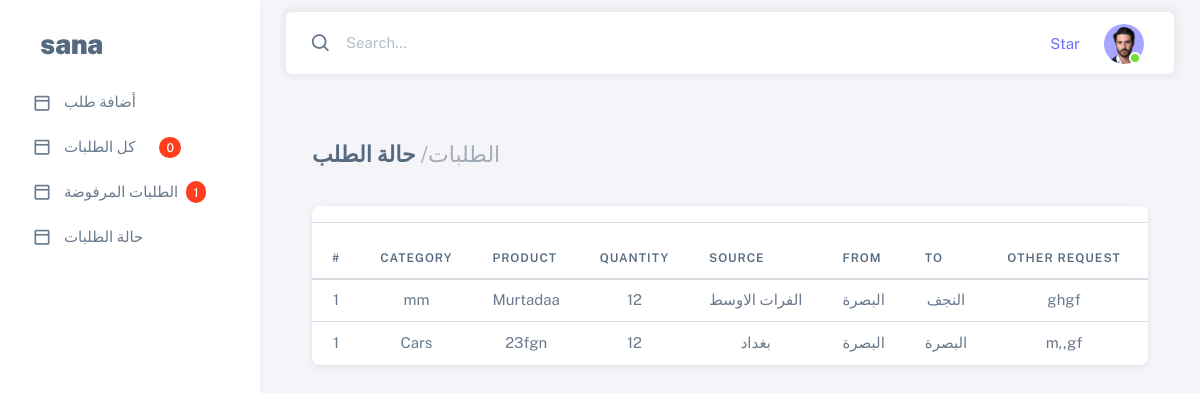
Screenshot of /coordinator/request_details.php?request=193 (signed in) with the database file from the repository.
### tables this page shows
CREATE TABLE `request` (
  `id` int(11) NOT NULL,
  `customer_name` varchar(150) NOT NULL,
  `coust_id` int(11) NOT NULL,
  `invo_id` int(11) NOT NULL,
  `category_id` int(11) NOT NULL,
  `product_id` int(11) NOT NULL,
  `quantity` int(11) NOT NULL,
  `source` varchar(150) NOT NULL,
  `req_from` varchar(200) NOT NULL,
  `req_to` varchar(200) NOT NULL,
  `other` varchar(250) NOT NULL,
  `coordinates` varchar(250) NOT NULL,
  `order_number` int(11) NOT NULL,
  `project_type` varchar(50) NOT NULL,
  `statues` tinyint(4) NOT NULL DEFAULT 0,
  `date` datetime NOT NULL DEFAULT current_timestamp()
);

CREATE TABLE `categories` (
  `id` int(11) NOT NULL,
  `Name_Category` varchar(100) NOT NULL,
  `Slug` varchar(100) NOT NULL
);

CREATE TABLE `products` (
  `p_id` int(11) NOT NULL,
  `product_name` varchar(150) NOT NULL,
  `slug` varchar(150) NOT NULL,
  `cat_id` int(11) NOT NULL
);

### coordinator/request_details.php (the view, shortened to what this page needs)
<?php include './function/config.php' ?>
<?php include './inc/header.php' ?>
</head>
<?php
if (isset($_GET['request']) && !empty($_GET['request'])) {
    global $con;
    $request = $_GET['request'];
}
?>
<body>
    <div class="layout-wrapper layout-content-navbar">
        <div class="layout-container">
            <?php include './inc/aside.php' ?>
            <div class="layout-page">
                <?php include './inc/nav.php' ?>
                <div class="content-wrapper">
                    <div class="container-xxl flex-grow-1 container-p-y">
                        <div class="container-xxl flex-grow-1 container-p-y">
                            <h4 class="fw-bold py-3 mb-4"><span class="text-muted fw-light">الطلبات/</span> حالة الطلب</h4>
                            <div class="row">
                                <div class="col-md-12">
                                    <div class="card">
                                        <hr>
                                        <div class="table-responsive text-nowrap">
                                            <table class="table" id="example">
                                                <thead>
                                                    <tr>
                                                        <th>#</th>
                                                        <th>Category </th>
                                                        <th>Product</th>
                                                        <th>Quantity</th>
                                                        <th>Source</th>
                                                        <th>From</th>
                                                        <th>To</th>
                                                        <th>Other Request</th>
                                                        <th>coordinates</th>
                                                    </tr>
                                                </thead>
                                                <tbody class="table-border-bottom-0 text-center">
                                                    <tr>
                                                        <?php
                                                        $requests = mysqli_query(
                                                            $con,
                                                            "SELECT r.id , r.statues ,r.project_type ,r.invo_id, r.coust_id ,  r.customer_name , r.quantity , r.date , r.source , r.req_from , r.req_to , r.other , r.coordinates , r.date , r.order_number, c.Name_Category , p.product_name FROM request r
                                                                INNER JOIN categories c ON r.category_id = c.id
                                                                INNER JOIN products p ON r.product_id = p.p_id
                                                                where invo_id = '$request'
                                                                ORDER BY id DESC"
                                                        );
                                                        $num = 1;
                                                        while ($row = mysqli_fetch_assoc($requests)) {
                                                        ?>
                                                    <tr>
                                                        <td><?php echo $num; ?></td>
                                                        <td><?php echo $row['Name_Category'] ?></td>
                                                        <td><?php echo $row['product_name'] ?></td>
                                                        <td><?php echo $row['quantity'] ?></td>
                                                        <td><?php echo $row['source'] ?></td>
                                                        <td><?php echo $row['req_from'] ?></td>
                                                        <td><?php echo $row['req_to'] ?></td>
                                                        <td><?php echo $row['other'] ?></td>
                                                        <td><?php echo $row['coordinates'] ?></td>
                                                        <td>
                                                        <?php
                                                        }
                                                        ?>
                                                        </td>
                                                    </tr>
                                                </tbody>
                                            </table>
                                        </div>
                                    </div>
                                </div>
                        </div>
                    </div>
                    <?php
                    include './inc/footer.php'
                    ?>
</body>
</html>

### rows the page displays
request: num "1", category.Name_Category "mm", product.product_name "Murtadaa", quantity "12", source "الفرات الاوسط", req_from "البصرة", req_to "النجف", other "ghgf"
request: num "1", category.Name_Category "Cars", product.product_name "23fgn", quantity "12", source "بغداد", req_from "البصرة", req_to "البصرة", other "m,,gf"

### other values shown
$row['Request_Count'] "0"
$row['Request_Count'] "1"
